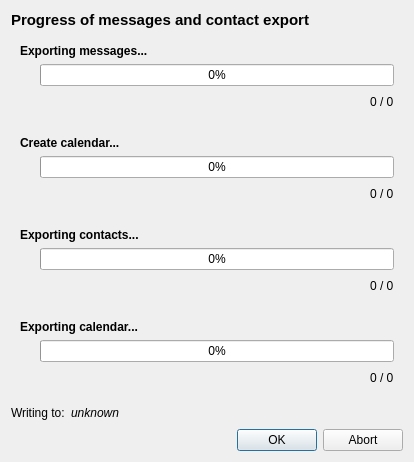
<?xml version="1.0" encoding="UTF-8"?>
<ui version="4.0">
 <class>ExportProgress</class>
 <widget class="QDialog" name="ExportProgress">
  <property name="geometry">
   <rect>
    <x>0</x>
    <y>0</y>
    <width>414</width>
    <height>460</height>
   </rect>
  </property>
  <property name="windowTitle">
   <string>Export progress</string>
  </property>
  <property name="windowIcon">
   <iconset resource="resource.qrc">
    <normaloff>:/document-export</normaloff>:/document-export</iconset>
  </property>
  <layout class="QVBoxLayout" name="verticalLayout_5">
   <item>
    <widget class="QLabel" name="label">
     <property name="font">
      <font>
       <pointsize>11</pointsize>
       <weight>75</weight>
       <bold>true</bold>
      </font>
     </property>
     <property name="text">
      <string>Progress of messages and contact export</string>
     </property>
    </widget>
   </item>
   <item>
    <widget class="QWidget" name="messagesWidget" native="true">
     <property name="sizePolicy">
      <sizepolicy hsizetype="Expanding" vsizetype="Expanding">
       <horstretch>0</horstretch>
       <verstretch>0</verstretch>
      </sizepolicy>
     </property>
     <layout class="QVBoxLayout" name="verticalLayout">
      <item>
       <widget class="QLabel" name="label_2">
        <property name="font">
         <font>
          <weight>75</weight>
          <bold>true</bold>
         </font>
        </property>
        <property name="text">
         <string>Exporting messages...</string>
        </property>
       </widget>
      </item>
      <item>
       <layout class="QHBoxLayout" name="horizontalLayout_2">
        <item>
         <spacer name="horizontalSpacer">
          <property name="orientation">
           <enum>Qt::Horizontal</enum>
          </property>
          <property name="sizeType">
           <enum>QSizePolicy::Fixed</enum>
          </property>
          <property name="sizeHint" stdset="0">
           <size>
            <width>20</width>
            <height>20</height>
           </size>
          </property>
         </spacer>
        </item>
        <item>
         <widget class="QProgressBar" name="messageProgress">
          <property name="value">
           <number>0</number>
          </property>
         </widget>
        </item>
       </layout>
      </item>
      <item>
       <layout class="QHBoxLayout" name="horizontalLayout">
        <item>
         <spacer name="horizontalSpacer_2">
          <property name="orientation">
           <enum>Qt::Horizontal</enum>
          </property>
          <property name="sizeHint" stdset="0">
           <size>
            <width>40</width>
            <height>20</height>
           </size>
          </property>
         </spacer>
        </item>
        <item>
         <widget class="QLabel" name="messageCount">
          <property name="text">
           <string notr="true">0 / 0</string>
          </property>
         </widget>
        </item>
       </layout>
      </item>
     </layout>
    </widget>
   </item>
   <item>
    <widget class="QWidget" name="createCalendarWidget" native="true">
     <property name="sizePolicy">
      <sizepolicy hsizetype="Expanding" vsizetype="Expanding">
       <horstretch>0</horstretch>
       <verstretch>0</verstretch>
      </sizepolicy>
     </property>
     <layout class="QVBoxLayout" name="verticalLayout_2">
      <item>
       <widget class="QLabel" name="createCalendarLabel">
        <property name="font">
         <font>
          <weight>75</weight>
          <bold>true</bold>
         </font>
        </property>
        <property name="text">
         <string>Create calendar...</string>
        </property>
       </widget>
      </item>
      <item>
       <layout class="QHBoxLayout" name="horizontalLayout_3">
        <item>
         <spacer name="horizontalSpacer_3">
          <property name="orientation">
           <enum>Qt::Horizontal</enum>
          </property>
          <property name="sizeType">
           <enum>QSizePolicy::Fixed</enum>
          </property>
          <property name="sizeHint" stdset="0">
           <size>
            <width>20</width>
            <height>20</height>
           </size>
          </property>
         </spacer>
        </item>
        <item>
         <widget class="QProgressBar" name="calendarProgress">
          <property name="value">
           <number>0</number>
          </property>
         </widget>
        </item>
       </layout>
      </item>
      <item>
       <layout class="QHBoxLayout" name="horizontalLayout_4">
        <item>
         <spacer name="horizontalSpacer_4">
          <property name="orientation">
           <enum>Qt::Horizontal</enum>
          </property>
          <property name="sizeHint" stdset="0">
           <size>
            <width>40</width>
            <height>20</height>
           </size>
          </property>
         </spacer>
        </item>
        <item>
         <widget class="QLabel" name="calendarCount">
          <property name="text">
           <string notr="true">0 / 0</string>
          </property>
         </widget>
        </item>
       </layout>
      </item>
     </layout>
    </widget>
   </item>
   <item>
    <widget class="QWidget" name="contactWidget" native="true">
     <property name="sizePolicy">
      <sizepolicy hsizetype="Expanding" vsizetype="Expanding">
       <horstretch>0</horstretch>
       <verstretch>0</verstretch>
      </sizepolicy>
     </property>
     <layout class="QVBoxLayout" name="verticalLayout_3">
      <item>
       <widget class="QLabel" name="contactLabel">
        <property name="font">
         <font>
          <weight>75</weight>
          <bold>true</bold>
         </font>
        </property>
        <property name="text">
         <string>Exporting contacts...</string>
        </property>
       </widget>
      </item>
      <item>
       <layout class="QHBoxLayout" name="horizontalLayout_5">
        <item>
         <spacer name="horizontalSpacer_5">
          <property name="orientation">
           <enum>Qt::Horizontal</enum>
          </property>
          <property name="sizeType">
           <enum>QSizePolicy::Fixed</enum>
          </property>
          <property name="sizeHint" stdset="0">
           <size>
            <width>20</width>
            <height>20</height>
           </size>
          </property>
         </spacer>
        </item>
        <item>
         <widget class="QProgressBar" name="contactProgress">
          <property name="value">
           <number>0</number>
          </property>
         </widget>
        </item>
       </layout>
      </item>
      <item>
       <layout class="QHBoxLayout" name="horizontalLayout_6">
        <item>
         <spacer name="horizontalSpacer_6">
          <property name="orientation">
           <enum>Qt::Horizontal</enum>
          </property>
          <property name="sizeHint" stdset="0">
           <size>
            <width>40</width>
            <height>20</height>
           </size>
          </property>
         </spacer>
        </item>
        <item>
         <widget class="QLabel" name="contactCount">
          <property name="text">
           <string notr="true">0 / 0</string>
          </property>
         </widget>
        </item>
       </layout>
      </item>
     </layout>
    </widget>
   </item>
   <item>
    <widget class="QWidget" name="calendarWidget" native="true">
     <property name="sizePolicy">
      <sizepolicy hsizetype="Expanding" vsizetype="Expanding">
       <horstretch>0</horstretch>
       <verstretch>0</verstretch>
      </sizepolicy>
     </property>
     <layout class="QVBoxLayout" name="verticalLayout_4">
      <item>
       <widget class="QLabel" name="calendarLabel">
        <property name="font">
         <font>
          <weight>75</weight>
          <bold>true</bold>
         </font>
        </property>
        <property name="text">
         <string>Exporting calendar...</string>
        </property>
       </widget>
      </item>
      <item>
       <layout class="QHBoxLayout" name="horizontalLayout_7">
        <item>
         <spacer name="horizontalSpacer_7">
          <property name="orientation">
           <enum>Qt::Horizontal</enum>
          </property>
          <property name="sizeType">
           <enum>QSizePolicy::Fixed</enum>
          </property>
          <property name="sizeHint" stdset="0">
           <size>
            <width>20</width>
            <height>20</height>
           </size>
          </property>
         </spacer>
        </item>
        <item>
         <widget class="QProgressBar" name="calemdarProgress">
          <property name="value">
           <number>0</number>
          </property>
         </widget>
        </item>
       </layout>
      </item>
      <item>
       <layout class="QHBoxLayout" name="horizontalLayout_8">
        <item>
         <spacer name="horizontalSpacer_8">
          <property name="orientation">
           <enum>Qt::Horizontal</enum>
          </property>
          <property name="sizeHint" stdset="0">
           <size>
            <width>40</width>
            <height>20</height>
           </size>
          </property>
         </spacer>
        </item>
        <item>
         <widget class="QLabel" name="calendarCount_2">
          <property name="text">
           <string notr="true">0 / 0</string>
          </property>
         </widget>
        </item>
       </layout>
      </item>
     </layout>
    </widget>
   </item>
   <item>
    <spacer name="verticalSpacer">
     <property name="orientation">
      <enum>Qt::Vertical</enum>
     </property>
     <property name="sizeHint" stdset="0">
      <size>
       <width>20</width>
       <height>40</height>
      </size>
     </property>
    </spacer>
   </item>
   <item>
    <layout class="QHBoxLayout" name="horizontalLayout_9">
     <item>
      <widget class="QLabel" name="label_5">
       <property name="text">
        <string>Writing to:</string>
       </property>
      </widget>
     </item>
     <item>
      <widget class="QLabel" name="fileLabel">
       <property name="font">
        <font>
         <italic>true</italic>
        </font>
       </property>
       <property name="text">
        <string>unknown</string>
       </property>
      </widget>
     </item>
     <item>
      <widget class="QLabel" name="fileExtensionLabel">
       <property name="text">
        <string/>
       </property>
      </widget>
     </item>
     <item>
      <spacer name="horizontalSpacer_9">
       <property name="orientation">
        <enum>Qt::Horizontal</enum>
       </property>
       <property name="sizeHint" stdset="0">
        <size>
         <width>40</width>
         <height>20</height>
        </size>
       </property>
      </spacer>
     </item>
    </layout>
   </item>
   <item>
    <widget class="QDialogButtonBox" name="buttonBox">
     <property name="orientation">
      <enum>Qt::Horizontal</enum>
     </property>
     <property name="standardButtons">
      <set>QDialogButtonBox::Abort|QDialogButtonBox::Ok</set>
     </property>
    </widget>
   </item>
  </layout>
 </widget>
 <resources>
  <include location="resource.qrc"/>
 </resources>
 <connections>
  <connection>
   <sender>buttonBox</sender>
   <signal>accepted()</signal>
   <receiver>ExportProgress</receiver>
   <slot>accept()</slot>
   <hints>
    <hint type="sourcelabel">
     <x>233</x>
     <y>371</y>
    </hint>
    <hint type="destinationlabel">
     <x>157</x>
     <y>274</y>
    </hint>
   </hints>
  </connection>
  <connection>
   <sender>buttonBox</sender>
   <signal>rejected()</signal>
   <receiver>ExportProgress</receiver>
   <slot>reject()</slot>
   <hints>
    <hint type="sourcelabel">
     <x>301</x>
     <y>377</y>
    </hint>
    <hint type="destinationlabel">
     <x>286</x>
     <y>274</y>
    </hint>
   </hints>
  </connection>
 </connections>
</ui>
